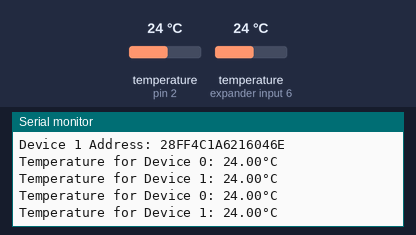
The sketch below on a simulated Arduino Uno, built with avr-gcc and run on an emulated ATmega328P. Shown: the last lines printed to the serial monitor. The inputs (shaded band) are chosen by the test bench; at power-on: temperature (sensors on pin 2, expander input 6) 24 °C.

Above: at 4.3 s.
4.4 s: temperature (sensor on pin 2) set to 12 °C
At 7.7 s:
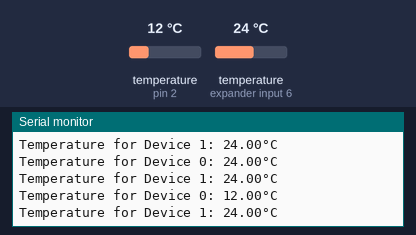
8.1 s: temperature (sensor on expander input 6) set to 12 °C
At 10.3 s:
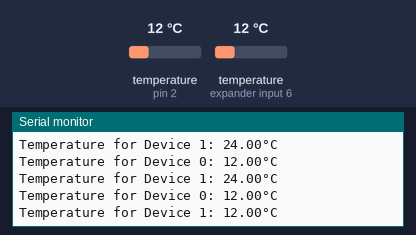
11.8 s: temperature (sensor on pin 2) set to 19 °C
At 12.8 s:
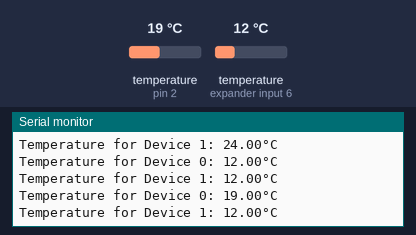
15.5 s: temperature (sensor on expander input 6) set to 19 °C
At 17.9 s:
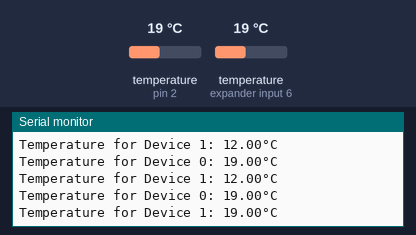
Timing chart, 0 to 19.4 s (numbered marks = the images above; inputs shaded):
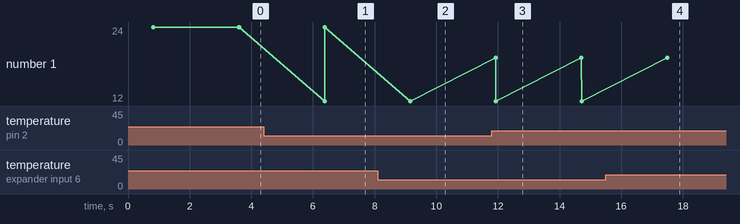

Measured:
- after the input at 4.4 s, the serial monitor: prints a new line after 2.0 s (image 1)
- after the input at 8.1 s, the serial monitor: prints a new line after 1.1 s (image 2)
- after the input at 11.8 s, the serial monitor: prints a new line after 0.13 s (image 3)
- after the input at 15.5 s, the serial monitor: prints a new line after 2.0 s (image 4)

The sketch:

DS18B20_Temperature_Sensor_2.ino
```cpp
#include <OneWire.h>
#include <DallasTemperature.h>

// Data wire is plugged into GPIO 2 on the ESP8266
#define ONE_WIRE_BUS 2

// Setup a oneWire instance to communicate with any OneWire devices
OneWire oneWire(ONE_WIRE_BUS);

// Pass our oneWire reference to Dallas Temperature sensor
DallasTemperature sensors(&oneWire);

DeviceAddress sensor1, sensor2;

void setup() {
  // Start serial communication for debugging
  Serial.begin(115200);
  // Start the DS18B20 sensor library
  sensors.begin();

  // Locate devices on the bus
  Serial.print("Locating devices...");
  Serial.print("Found ");
  Serial.print(sensors.getDeviceCount(), DEC);
  Serial.println(" devices.");

  // Get the addresses of the sensors
  if (!sensors.getAddress(sensor1, 0)) Serial.println("Unable to find address for Device 0");
  if (!sensors.getAddress(sensor2, 1)) Serial.println("Unable to find address for Device 1");

  // Show the addresses we found on the bus
  Serial.print("Device 0 Address: ");
  printAddress(sensor1);
  Serial.println();

  Serial.print("Device 1 Address: ");
  printAddress(sensor2);
  Serial.println();
}

void loop() {
  // Request temperature readings
  sensors.requestTemperatures();

  // Fetch and print the temperature for each sensor
  float tempC1 = sensors.getTempC(sensor1);
  float tempC2 = sensors.getTempC(sensor2);

  Serial.print("Temperature for Device 0: ");
  Serial.print(tempC1);
  Serial.println("°C");

  Serial.print("Temperature for Device 1: ");
  Serial.print(tempC2);
  Serial.println("°C");

  // Wait 2 seconds before repeating
  delay(2000);
}

// Function to print the device address
void printAddress(DeviceAddress deviceAddress) {
  for (uint8_t i = 0; i < 8; i++) {
    if (deviceAddress[i] < 16) Serial.print("0");
    Serial.print(deviceAddress[i], HEX);
  }
}
```
